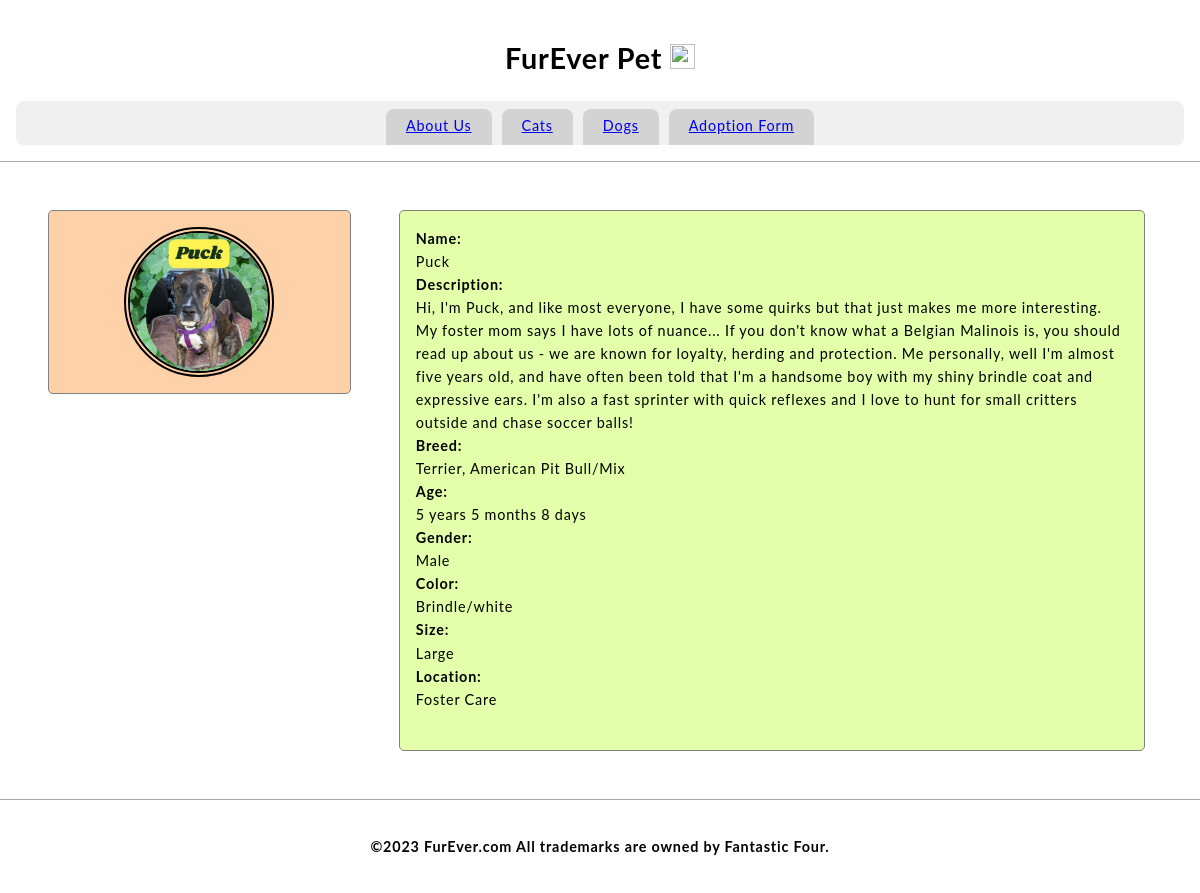
The app's page /dog_45447002, older data.
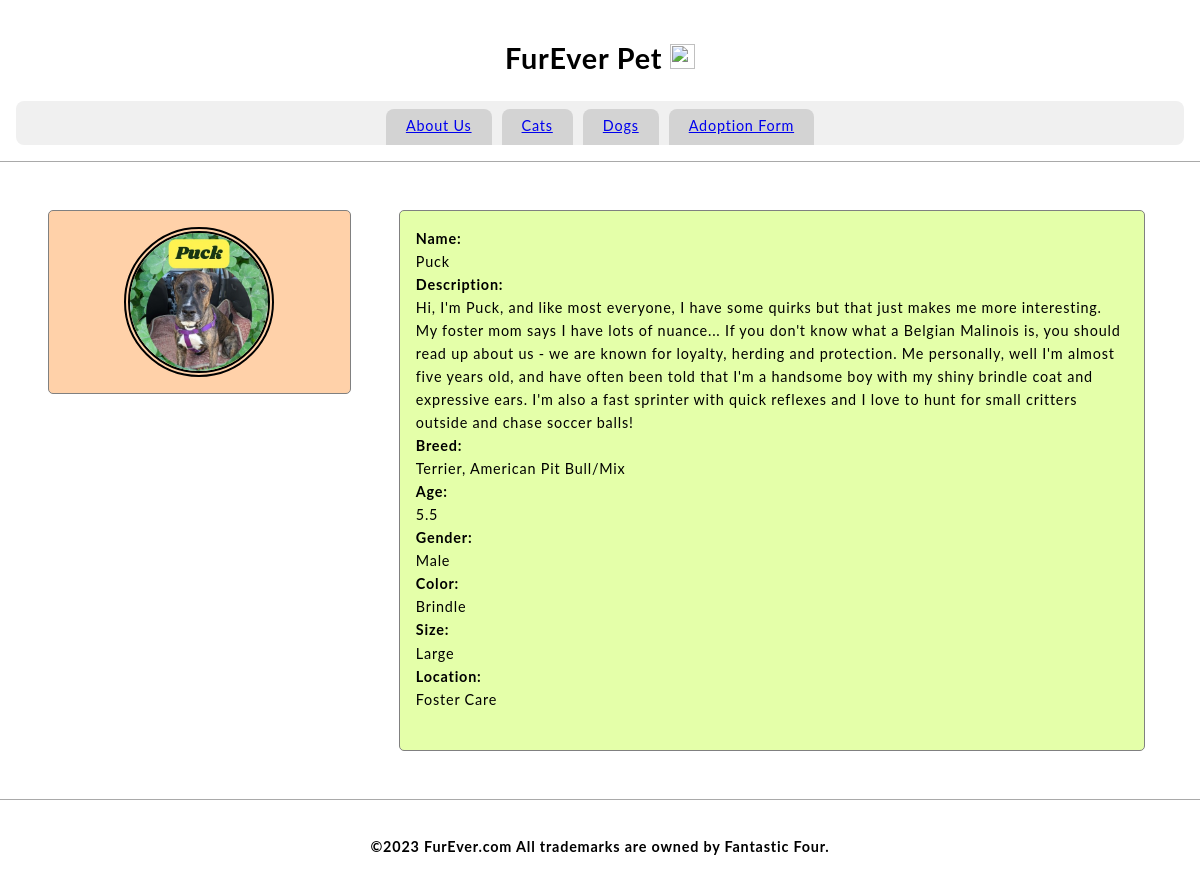
The same page, newer data.
### tables this page shows
CREATE TABLE Dog(id int, name varchar(45), description varchar(1000), breed varchar(20), age float, gender varchar(10),color varchar(10),size varchar(10), location varchar(10), primary key (id));

### Furever.py (the view)
@app.route('/dog_45447002')
def dog_454():
    c.execute("select name from Dog")
    myresult = c.fetchall()
    name =  myresult[3][0]
    c.execute("select description from Dog")
    myresult2 = c.fetchall()
    description =  myresult2[3][0]
    c.execute("select breed from Dog")
    myresult3 = c.fetchall()
    breed = myresult3[3][0]
    c.execute("select age from Dog")
    myresult4 = c.fetchall()
    age = myresult4[3][0]
    c.execute("select gender from Dog")
    myresult5 = c.fetchall()
    gender = myresult5[3][0]
    c.execute("select color from Dog")
    myresult6 = c.fetchall()
    color = myresult6[3][0]
    c.execute("select size from Dog")
    myresult7 = c.fetchall()
    size = myresult7[3][0]
    c.execute("select location from Dog")
    myresult8 = c.fetchall()
    location = myresult8[3][0]
    return render_template('dog_45447002.html',name=name, description=description, breed=breed, age=age, gender=gender, color=color,size=size, location=location)

### prefix.py (called while the page is built)
    def __call__(self, environ, start_response):
        return self.app(environ, start_response)

### templates/dog_45447002.html (shortened to what this page needs)
<!DOCTYPE>
<html>
    <head>
        <link href="static/style.css" type="text/css" rel="stylesheet"/>
    </head>
    <body>
        <header>
            <h1 class="title">FurEver Pet <img src="static/logo.png" width=25px height=25px/></h1>
            <nav>
                <a class="nav-anchor" href="aboutus">About Us</a>
                <a class="nav-anchor" href="cats">Cats</a>
                <a class="nav-anchor" href="dogs">Dogs</a>
                <a class="nav-anchor" href="adoptionform">Adoption Form</a>
            </nav>
        </header>
        <main>
            <aside>
                <div class="aside-div">
                    <img src="45447002.jpg"/ width= 150px height = 150px>
                </div>
            </aside>
            <section>
                <article class="article-div">
                          <b>Name:</b>
                    <br>
                    {{name}}
                    <br>
                    <b>Description:</b>
                    <br>
                    {{description}}
                    <br>
                    <b>Breed:</b>
                    <br>
                    {{breed}}
                    <br>
                    <b>Age:</b>
                    <br>
                    {{age}}
                    <br>
                    <b>Gender:</b>
                    <br>
                    {{gender}}
                    <br>
                    <b>Color:</b>
                    <br>
                    {{color}}
                    <br>
                    <b>Size:</b>
                    <br>
                    {{size}}
                    <br>
                    <b>Location:</b>
                    <br>
                    {{location}}
                    <br>
                    <br>
                </article>
            </section>
        </main>
        <footer>
            <h4 class="title">©2023 FurEver.com All trademarks are owned by Fantastic Four.</h4>
        </footer>
    </body>
</html>

Row changes from the older to the newer data that the page shows:
changed Dog "Puck": age "5 years 5 months 8 days" → "5.5"; color "Brindle/white" → "Brindle"
